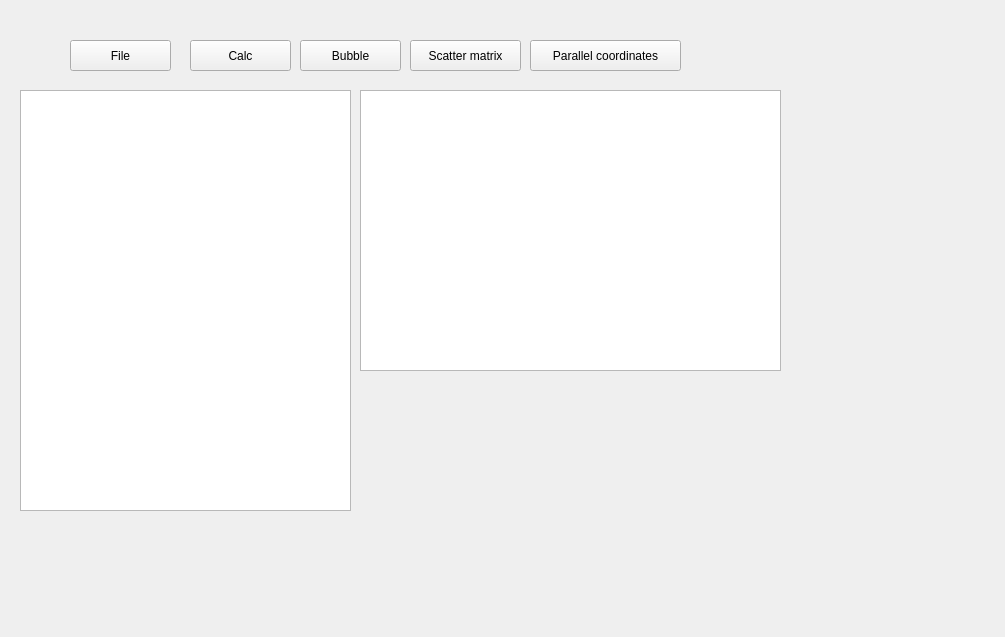
<?xml version="1.0" encoding="UTF-8"?>
<ui version="4.0">
 <class>Widget</class>
 <widget class="QWidget" name="Widget">
  <property name="geometry">
   <rect>
    <x>0</x>
    <y>0</y>
    <width>1005</width>
    <height>637</height>
   </rect>
  </property>
  <property name="windowTitle">
   <string>Widget</string>
  </property>
  <widget class="QPushButton" name="btn_file">
   <property name="geometry">
    <rect>
     <x>70</x>
     <y>40</y>
     <width>101</width>
     <height>31</height>
    </rect>
   </property>
   <property name="text">
    <string>File</string>
   </property>
  </widget>
  <widget class="QTableView" name="tableView">
   <property name="geometry">
    <rect>
     <x>20</x>
     <y>90</y>
     <width>331</width>
     <height>421</height>
    </rect>
   </property>
  </widget>
  <widget class="QTableView" name="tableView_2">
   <property name="geometry">
    <rect>
     <x>360</x>
     <y>90</y>
     <width>421</width>
     <height>281</height>
    </rect>
   </property>
  </widget>
  <widget class="QPushButton" name="btn_calc">
   <property name="geometry">
    <rect>
     <x>190</x>
     <y>40</y>
     <width>101</width>
     <height>31</height>
    </rect>
   </property>
   <property name="text">
    <string>Calc</string>
   </property>
  </widget>
  <widget class="QPushButton" name="btn_bubble">
   <property name="geometry">
    <rect>
     <x>300</x>
     <y>40</y>
     <width>101</width>
     <height>31</height>
    </rect>
   </property>
   <property name="text">
    <string>Bubble</string>
   </property>
  </widget>
  <widget class="QPushButton" name="btn_scatter_matrix">
   <property name="geometry">
    <rect>
     <x>410</x>
     <y>40</y>
     <width>111</width>
     <height>31</height>
    </rect>
   </property>
   <property name="text">
    <string>Scatter matrix</string>
   </property>
  </widget>
  <widget class="QPushButton" name="btn_par_coord">
   <property name="geometry">
    <rect>
     <x>530</x>
     <y>40</y>
     <width>151</width>
     <height>31</height>
    </rect>
   </property>
   <property name="text">
    <string>Parallel coordinates</string>
   </property>
  </widget>
 </widget>
 <resources/>
 <connections/>
</ui>
